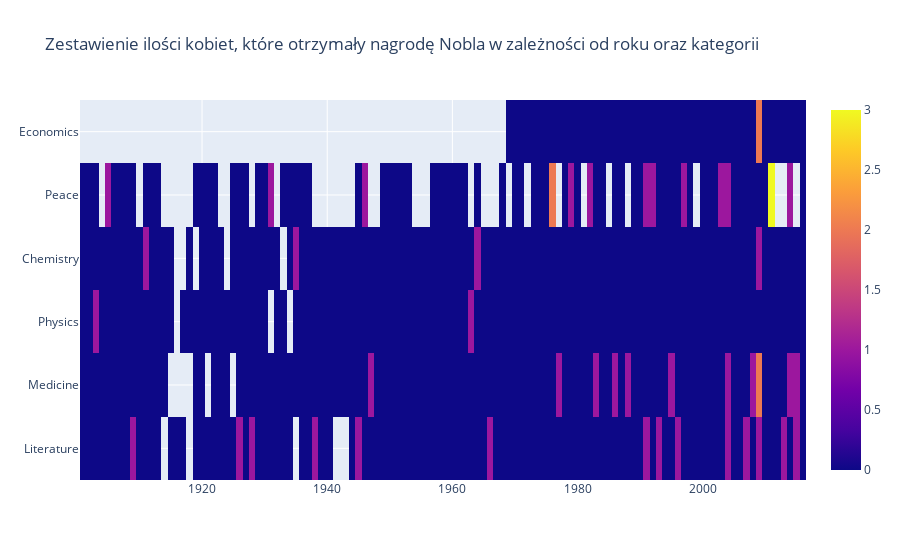
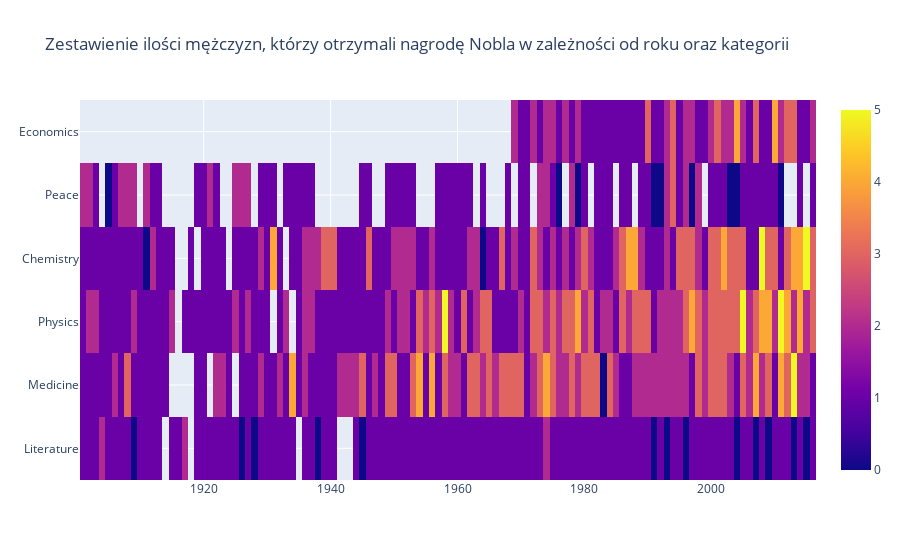

These figures' notebook cell, in order:
### Code cell
# prepared plot
x = nobel_laureates['Year']
y = nobel_laureates['Category']
z_female = nobel_laureates['female']
z_male = nobel_laureates['male']

#female map
fig = go.Figure()
fig.add_trace(go.Heatmap(x = x,
                         y = y,
                         z = z_female))
fig.update_layout(title = 'Zestawienie ilości kobiet, które otrzymały nagrodę Nobla w zależności od roku oraz kategorii')
iplot(fig)

#male map
fig = go.Figure()
fig.add_trace(go.Heatmap(x = x,
                         y = y,
                         z = z_male))
fig.update_layout(title = 'Zestawienie ilości mężczyzn, którzy otrzymali nagrodę Nobla w zależności od roku oraz kategorii')
iplot(fig)

### Figure 1 — Plotly figure (JSON) as saved in the notebook; plotly's stock layout.template omitted (floating-point values rounded to 4 significant figures; data arrays with more than 128 entries replaced by an {"elided": "..."} marker saying what was removed)
{"data": [{"type": "heatmap", "x": {"elided": "561 int values"}, "y": {"elided": "561 str values"}, "z": {"elided": "561 int values"}}], "layout": {"title": {"text": "Zestawienie ilości kobiet, które otrzymały nagrodę Nobla w zależności od roku oraz kategorii"}}}

### Figure 2 — Plotly figure (JSON) as saved in the notebook; plotly's stock layout.template omitted (floating-point values rounded to 4 significant figures; data arrays with more than 128 entries replaced by an {"elided": "..."} marker saying what was removed)
{"data": [{"type": "heatmap", "x": {"elided": "561 int values"}, "y": {"elided": "561 str values"}, "z": {"elided": "561 int values"}}], "layout": {"title": {"text": "Zestawienie ilości mężczyzn, którzy otrzymali nagrodę Nobla w zależności od roku oraz kategorii"}}}
